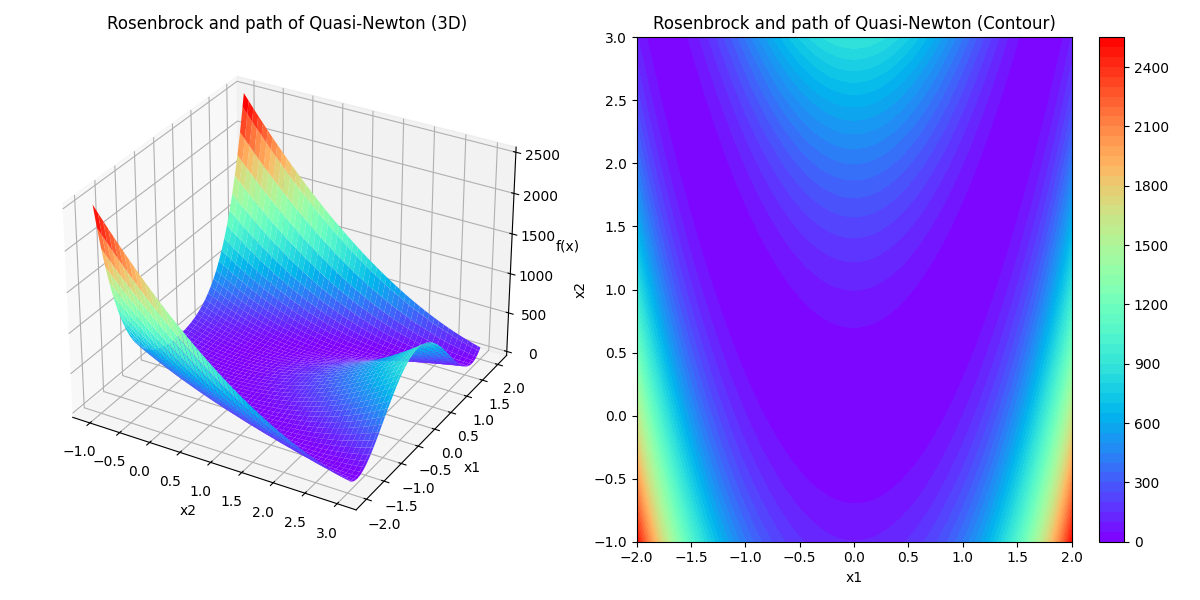

The script that drew this image:
import numpy as np
import matplotlib.pyplot as plt
from mpl_toolkits.mplot3d import Axes3D

# 定义Rosenbrock函数
def rosenbrock(x):
    return (1 - x[0]) ** 2 + 100 * (x[1] - x[0] ** 2) ** 2

# 定义梯度函数
def gradient_rosenbrock(x):
    grad_x0 = -2 * (1 - x[0]) - 400 * x[0] * (x[1] - x[0] ** 2)
    grad_x1 = 200 * (x[1] - x[0] ** 2)
    return np.array([grad_x0, grad_x1])

# DFP拟牛顿法
def dfp_method(func, grad_func, x0, max_iter=1000, tol=1e-6):
    n = len(x0)
    H = np.eye(n)
    x = x0
    for k in range(max_iter):
        g = grad_func(x)
        d = -np.dot(H, g)
        alpha = line_search(func, x, d)
        x_new = x + alpha * d
        s = x_new - x
        y = grad_func(x_new) - g
        rho = 1 / np.dot(y, s)
        A = np.eye(n) - rho * np.outer(s, y)
        B = np.eye(n) - rho * np.outer(y, s)
        H = np.dot(A, np.dot(H, B)) + rho * np.outer(s, s)
        x = x_new
        if np.linalg.norm(grad_func(x)) < tol:
            break
    return x, k

# 一维线性搜索（简单的回溯法）
def line_search(func, x, d, c1=1e-4, rho=0.5):
    alpha = 1
    while func(x + alpha * d) > func(x) + c1 * alpha * np.dot(gradient_rosenbrock(x), d):
        alpha *= rho
    return alpha

# 选取初始点
x0 = np.array([-1.2, 1])
x_opt, num_iter = dfp_method(rosenbrock, gradient_rosenbrock, x0)

# 生成网格点用于绘图
x1 = np.linspace(-2, 2, 100)
x2 = np.linspace(-1, 3, 100)
X1, X2 = np.meshgrid(x1, x2)
Z = np.zeros(X1.shape)
for i in range(X1.shape[0]):
    for j in range(X1.shape[1]):
        Z[i, j] = rosenbrock([X1[i, j], X2[i, j]])

# 创建一个包含两个子图的窗口
fig = plt.figure(figsize=(12, 6))  # 调整整体画布大小

# 绘制3D图（交换X1和X2的位置）
ax1 = fig.add_subplot(1, 2, 1, projection='3d')  # 改为横向排列，1行2列的第1个
ax1.plot_surface(X2, X1, Z, cmap='rainbow')  # 交换X1和X2的位置
ax1.set_xlabel('x2')  # 交换后x2对应原来的x1轴
ax1.set_ylabel('x1')  # 交换后x1对应原来的x2轴
ax1.set_zlabel('f(x)')
ax1.set_title('Rosenbrock and path of Quasi-Newton (3D)')

# 绘制等高线图（保持原样）
ax2 = fig.add_subplot(1, 2, 2)  # 改为横向排列，1行2列的第2个
contour = ax2.contourf(X1, X2, Z, levels=50, cmap='rainbow')
ax2.set_xlabel('x1')
ax2.set_ylabel('x2')
ax2.set_title('Rosenbrock and path of Quasi-Newton (Contour)')
fig.colorbar(contour, ax=ax2)

plt.tight_layout()  # 自动调整子图间距，使布局更协调
plt.show()
